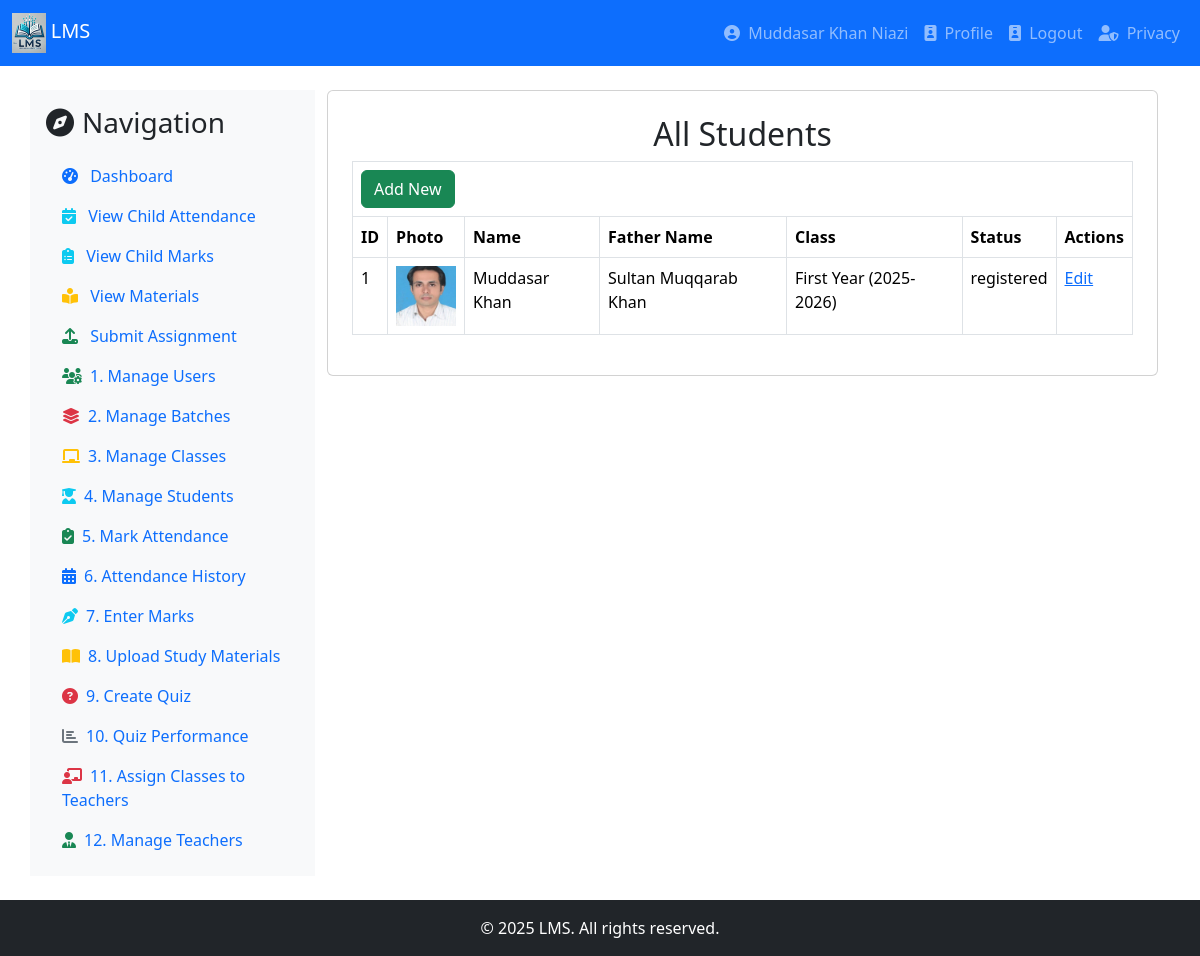
/students.php (signed in), run on the app's committed database.
### tables this page shows
CREATE TABLE `students` (
  `student_id` int(11) NOT NULL,
  `student_name` varchar(256) NOT NULL,
  `father_name` varchar(256) DEFAULT NULL,
  `email` varchar(256) DEFAULT NULL,
  `phone` varchar(20) DEFAULT NULL,
  `address` text DEFAULT NULL,
  `gender` enum('Male','Female','Other') DEFAULT NULL,
  `dob` date DEFAULT NULL,
  `class` int(11) DEFAULT NULL,
  `registration_date` timestamp NOT NULL DEFAULT current_timestamp(),
  `status` enum('registered','admitted','banned','suspended','deleted') DEFAULT 'registered',
  `city` varchar(100) DEFAULT NULL,
  `state` varchar(100) DEFAULT NULL,
  `photo` varchar(255) DEFAULT NULL,
  `student_cnic` varchar(15) DEFAULT NULL,
  `father_cnic` varchar(15) DEFAULT NULL,
  `session_id` int(11) DEFAULT NULL
);

CREATE TABLE `classes` (
  `CID` int(11) NOT NULL,
  `class_name` varchar(256) NOT NULL,
  `class_short` varchar(12) NOT NULL,
  `class_status` enum('active','inactive','deleted') NOT NULL DEFAULT 'active',
  `session_id` int(11) DEFAULT NULL
);

CREATE TABLE `sessions` (
  `session_id` int(11) NOT NULL,
  `session_name` varchar(9) DEFAULT NULL,
  `starting_date` date NOT NULL,
  `status` enum('active','inactive','suspended','deleted') NOT NULL,
  `remarks` varchar(512) DEFAULT NULL
);

### students.php (the view, shortened to what this page needs)
<?php
include 'db.php';
$sql = "SELECT s.*, c.class_name, ss.session_name
        FROM students s
        LEFT JOIN classes c ON s.class = c.CID
        LEFT JOIN sessions ss ON c.session_id = ss.session_id ";
$result = $conn->query($sql);
include 'header.php';
include 'navigation.php';
?>
<div class="container mt-4">
    <div class="row">
        <div class="col-md-3 bg-light p-3">
            <?php include 'leftbar.php'; ?>
        </div>
        <div class="col-md-9">
            <div class="card p-4">
                <h2 class="text-center">All Students</h2>
                <table class="table table-bordered">
                    <thead>
                        <tr>
                            <th colspan="7" class="text-right">
                                <a href="student.php" class="btn btn-success">Add New</a>
                            </th>
                        </tr>
                        <tr>
                            <th>ID</th>
                            <th>Photo</th>
                            <th>Name</th>
                            <th>Father Name</th>
                            <th>Class</th>
                            <th>Status</th>
                            <th>Actions</th>
                        </tr>
                    </thead>
                    <tbody>
                        <?php
                            $sn = 0;
                            while ($row = $result->fetch_assoc()): ?>
                            <tr>
                                <td><?= ++$sn ?></td>
                                <td>
                                    <?php if (!empty($row['photo'])): ?>
                                        <img src="uploads/<?= htmlspecialchars($row['photo']) ?>" alt="Photo" width="60" height="60" style="object-fit: cover;">
                                    <?php else: ?>
                                        N/A
                                    <?php endif; ?>
                                </td>
                                <td><?= htmlspecialchars($row['student_name']) ?></td>
                                <td><?= htmlspecialchars($row['father_name']) ?></td>
                                <td><?= htmlspecialchars($row['class_name']) . ' (' . htmlspecialchars($row['session_name']) . ')' ?></td>
                                <td><?= htmlspecialchars($row['status']) ?></td>
                                <td>
                                    <a href="student.php?id=<?= $row['student_id'] ?>">Edit</a>
                                </td>
                            </tr>
                        <?php endwhile; ?>
                    </tbody>
                </table>
            </div>
        </div>
    </div>
</div>
<?php include 'footer.php'; ?>

### data on the page
students: photo (picture), student_name "Muddasar Khan", father_name "Sultan Muqqarab Khan", classes.class_name "First Year", session.session_name "2025-2026", status "registered"

### other printed values
$_SESSION['uname'] "Muddasar Khan Niazi"
